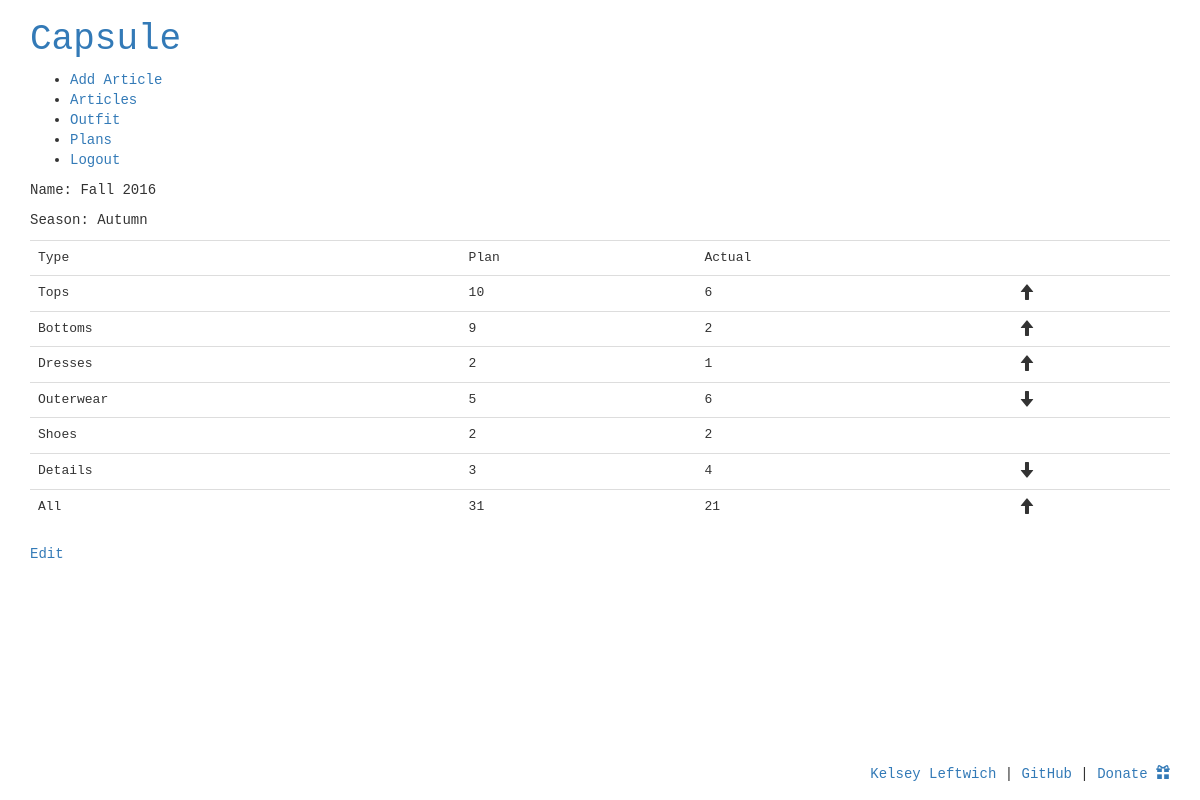
/plan/1/ (signed in), run on an earlier commit of the app's database.
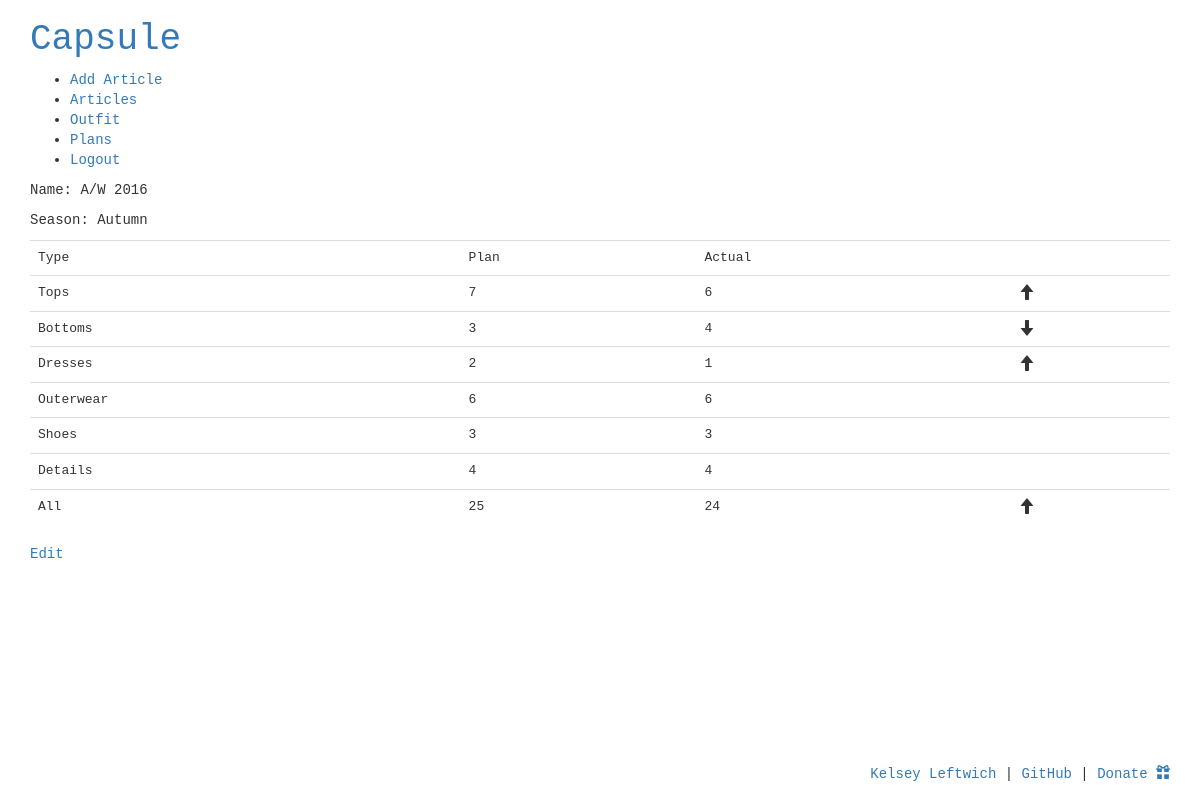
And on a later commit of the database.
### grid/models.py (models this page shows, shortened)
class Plan(models.Model):
	SEASON_TYPES = (
		('W','Winter'),
		('P','Spring'),
		('S','Summer'),
		('A','Autumn'),
		)
	name = models.CharField(max_length=255)
	user = models.ForeignKey(User, on_delete=models.CASCADE, null=False)
	season_type = models.CharField(max_length=1, choices=SEASON_TYPES, null=True)
	top_count = models.IntegerField(blank=False, null=False, default=1, validators=[MinValueValidator(0)])
	bottom_count = models.IntegerField(blank=False, null=False, default=1, validators=[MinValueValidator(0)])
	dress_count = models.IntegerField(blank=False, null=False, default=1, validators=[MinValueValidator(0)])
	shoe_count = models.IntegerField(blank=False, null=False, default=1, validators=[MinValueValidator(0)])
	details_count = models.IntegerField(blank=False, null=False, default=1, validators=[MinValueValidator(0)])
	outer_count = models.IntegerField(blank=False, null=False, default=1, validators=[MinValueValidator(0)])
	def total(self):
		total = self.top_count + self.bottom_count + self.dress_count + self.shoe_count + self.details_count + self.outer_count
		return total

### grid/views.py (the view)
# urls.py: url(r'^plan/(?P<plan_id>[0-9]+)/$', views.plan_detail, name='plan_detail'),
@login_required
def plan_detail(request, plan_id):
	plan = Plan.objects.get(id=plan_id)
	if plan.user != request.user:
		raise Http404
	tops_actual = Article.objects.filter(article_type='T', user=request.user).count()
	bottoms_actual = Article.objects.filter(article_type='B', user=request.user).count()
	dresses_actual = Article.objects.filter(article_type='D', user=request.user).count()
	details_actual = Article.objects.filter(article_type='A', user=request.user).count()
	shoes_actual = Article.objects.filter(article_type='S', user=request.user).count()
	outer_actual = Article.objects.filter(article_type='O', user=request.user).count()
	total_actual = Article.objects.filter(user=request.user).count()
	return render(
		request,
		'plans/plan_detail.html',{
			'plan_id': plan_id,
			'plan': plan,
			'tops_actual': tops_actual,
			'bottoms_actual': bottoms_actual,
			'dresses_actual': dresses_actual,
			'details_actual': details_actual,
			'shoes_actual': shoes_actual,
			'outer_actual': outer_actual,
			'total_actual': total_actual,
		}
		)

### grid/templates/plans/plan_detail.html (shortened to what this page needs)
{% extends 'base.html' %}
{% block content %}
{% if plan %}
<p>Name: {{plan.name}}</p>
<p>Season: {{plan.get_season_type_display}}</p>
<table class="table">
	<tr>
		<td>Type</td>
		<td>Plan</td>
		<td>Actual</td>
		<td></td>
	</tr>
	<tr>
		<td>Tops</td>
		<td>{{ plan.top_count }}</td>
		<td>{{tops_actual}}</td>
		<td>
			{% include 'includes/plan_compare.html' with plan_var=plan.top_count actual_var=tops_actual%}
		</td>
	</tr>
	<tr>
		<td>Bottoms</td>
		<td>
			{{plan.bottom_count}}
		</td>
		<td>{{bottoms_actual}}</td>
		<td>
			{% include 'includes/plan_compare.html' with plan_var=plan.bottom_count actual_var=bottoms_actual%}
		</td>
	</tr>
	<tr>
		<td>Dresses</td>
		<td>
			{{plan.dress_count}}
		</td>
		<td>{{dresses_actual}}</td>
		<td>
			{% include 'includes/plan_compare.html' with plan_var=plan.dress_count actual_var=dresses_actual%}
		</td>
	</tr>
	<tr>
		<td>Outerwear</td>
		<td>
			{{plan.outer_count}}
		</td>
		<td>{{outer_actual}}</td>
		<td>
			{% include 'includes/plan_compare.html' with plan_var=plan.outer_count actual_var=outer_actual%}
		</td>
	</tr>
	<tr>
		<td>Shoes</td>
		<td>
			{{plan.shoe_count}}
		</td>
		<td>{{shoes_actual}}</td>
		<td>
		</td>
	</tr>
	<tr>
		<td>Details</td>
		<td>
			{{plan.details_count}}
		</td>
		<td>{{details_actual}}</td>
		<td>
			{% include 'includes/plan_compare.html' with plan_var=plan.details_count actual_var=details_actual%}
		</td>
	</tr>
	<tr>
		<td>
			All
		</td>
		<td>
			{{plan.total}}
		</td>
		<td>
			{{total_actual}}
		</td>
		<td>
			{% include 'includes/plan_compare.html' with plan_var=plan.total actual_var=total_actual%}
		</td>
	</tr>
</table>
<p>
	<a href="{% url 'edit_plan' plan_id=plan.id %}">Edit</a>
</p>
{% else %}
No plan set. <a href="{% url 'new_plan' %}">Create Plan</a>
{% endif %}
{% endblock content %}

### grid/templates/base.html (shortened to what this page needs)
{% load staticfiles %}
<html>
<head>
	<link href="https://maxcdn.bootstrapcdn.com/bootstrap/3.3.6/css/bootstrap.min.css" rel="stylesheet">
	<link rel="stylesheet" href="{% static 'css/style.css' %}" />
</head>
<body>
<div class="container">
	<h1><a href="{% url 'home' %}">Capsule</a></h1>
	<ul>
		<li><a href="{% url 'new_article' %}">Add Article</a></li>
		<li><a href="{% url 'browse' %}">Articles</a></li>
		<li><a href="{% url 'outfit' %}">Outfit</a></li>
		<li><a href="{% url 'plan' %}">Plans</a></li>
		{% if user.is_authenticated %}
		<li><a href="{% url 'auth_logout' %}">Logout</a></li>
		{% else %}
		<li><a href="{% url 'auth_login' %}">Login</a></li>
		<li><a href="{% url 'registration_register' %}">Register</a></li>
		{% endif %}
	</ul>
	{% block content %}
	{% endblock content %}
	{% block footer %}
	<p style="float: right">
		<a href="http://kelseyleftwich.com">Kelsey Leftwich</a> |
    	<a href="https://github.com/kelseyleftwich/capsule_grid">GitHub</a> |
    	<a href="https://www.paypal.com/cgi-bin/webscr?cmd=_donations&business=kelsey%2eleftwich%40gmail%2ecom&lc=US&item_name=Capsule&no_note=0&currency_code=USD&bn=PP%2dDonationsBF%3abtn_donate_LG%2egif%3aNonHostedGuest">Donate
		<span class="glyphicon glyphicon-gift" aria-hidden="true"></span></a>
    </p>
	{% endblock footer %}
</div>
</body>
</html>

### grid/templates/includes/plan_compare.html
{% if plan_var > actual_var %}
	<span class="glyphicon glyphicon-arrow-up" aria-hidden="true"></span>
{% elif plan_var < actual_var %}
	<span class="glyphicon glyphicon-arrow-down" aria-hidden="true"></span>
{% endif %}

### grid/static/css/style.css (style rules this page uses)
body { font-family: monospace; }

What changed in the data, as far as the page shows it:
changed Plan "Autumn": name "Fall 2016" → "A/W 2016"; top_count "10" → "7"; bottom_count "9" → "3"; outer_count "5" → "6"; shoe_count "2" → "3"; details_count "3" → "4"; total "31" → "25"
Also different on the page:
{{ bottoms_actual }}: "2" → "4"
{{ shoes_actual }}: "2" → "3"
{{ total_actual }}: "21" → "24"
